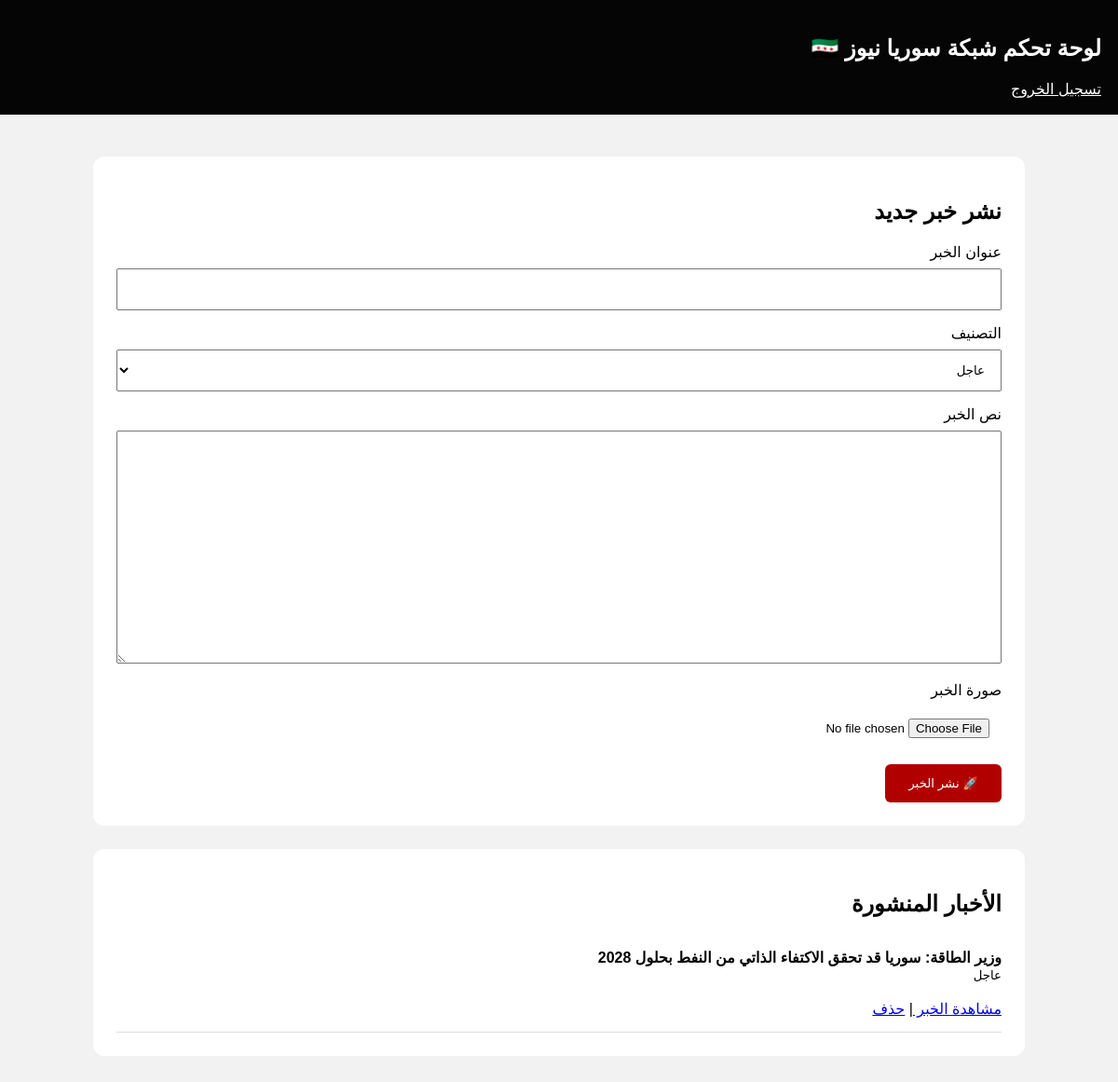
The page /admin/index.php (signed in) on the database its author committed.
### tables this page shows
CREATE TABLE news (
    id INTEGER PRIMARY KEY AUTOINCREMENT,
    title TEXT NOT NULL,
    content TEXT NOT NULL,
    image TEXT,
    category TEXT DEFAULT 'أخبار سوريا',
    created_at DATETIME DEFAULT CURRENT_TIMESTAMP
);

### admin/index.php (the view, shortened to what this page needs)
<?php
require_once __DIR__ . '/../database/db.php';
$news = $db->query("
    SELECT * FROM news
    ORDER BY datetime(created_at) DESC
");
?>
<!DOCTYPE html>
<html lang="ar" dir="rtl">
<head>
</head>
<body>
<header>
<h2>
لوحة تحكم شبكة سوريا نيوز 🇸🇾
</h2>
<a
href="logout.php"
style="color:white;"
>
تسجيل الخروج
</a>
</header>
<main class="container">
<div class="box">
<h2>
نشر خبر جديد
</h2>
<form
method="POST"
enctype="multipart/form-data"
>
<label>
عنوان الخبر
</label>
<input
type="text"
name="title"
required
>
<label>
التصنيف
</label>
<select name="category">
<option>عاجل</option>
</select>
<label>
نص الخبر
</label>
<textarea
name="content"
required
></textarea>
<label>
صورة الخبر
</label>
<input
type="file"
name="image"
accept="image/jpeg,image/png,image/webp"
>
<button>
🚀 نشر الخبر
</button>
</form>
</div>
<div class="box">
<h2>
الأخبار المنشورة
</h2>
<?php while ($row = $news->fetchArray(SQLITE3_ASSOC)): ?>
<div class="news-item">
<strong>
<?= htmlspecialchars($row['title']) ?>
</strong>
<br>
<small>
<?= htmlspecialchars($row['category']) ?>
</small>
<br><br>
<a
href="../article.php?id=<?= (int)$row['id'] ?>"
target="_blank"
>
مشاهدة الخبر
</a>
|
<a
href="delete.php?id=<?= (int)$row['id'] ?>"
onclick="return confirm('هل تريد حذف الخبر؟');"
>
حذف
</a>
</div>
<?php endwhile; ?>
</div>
</main>
</body>
</html>

### admin/index.php (style rules this page uses)
body { margin: 0; background: #f2f2f2; font-family: Arial, Tahoma, sans-serif; }
header { background: #050505; color: white; padding: 18px; }
.container { max-width: 1000px; margin: 30px auto; padding: 15px; }
.box { background: white; padding: 25px; border-radius: 12px; margin-bottom: 25px; }
input, textarea, select { width: 100%; padding: 13px; margin: 8px 0 15px; box-sizing: border-box; }
textarea { min-height: 250px; resize: vertical; }
button { background: #b00000; color: white; border: 0; padding: 13px 25px; cursor: pointer; border-radius: 6px; }
.news-item { border-bottom: 1px solid #ddd; padding: 15px 0; }

### rows shown on the page
news: title "وزير الطاقة: سوريا قد تحقق الاكتفاء الذاتي من النفط بحلول 2028", category "عاجل"
